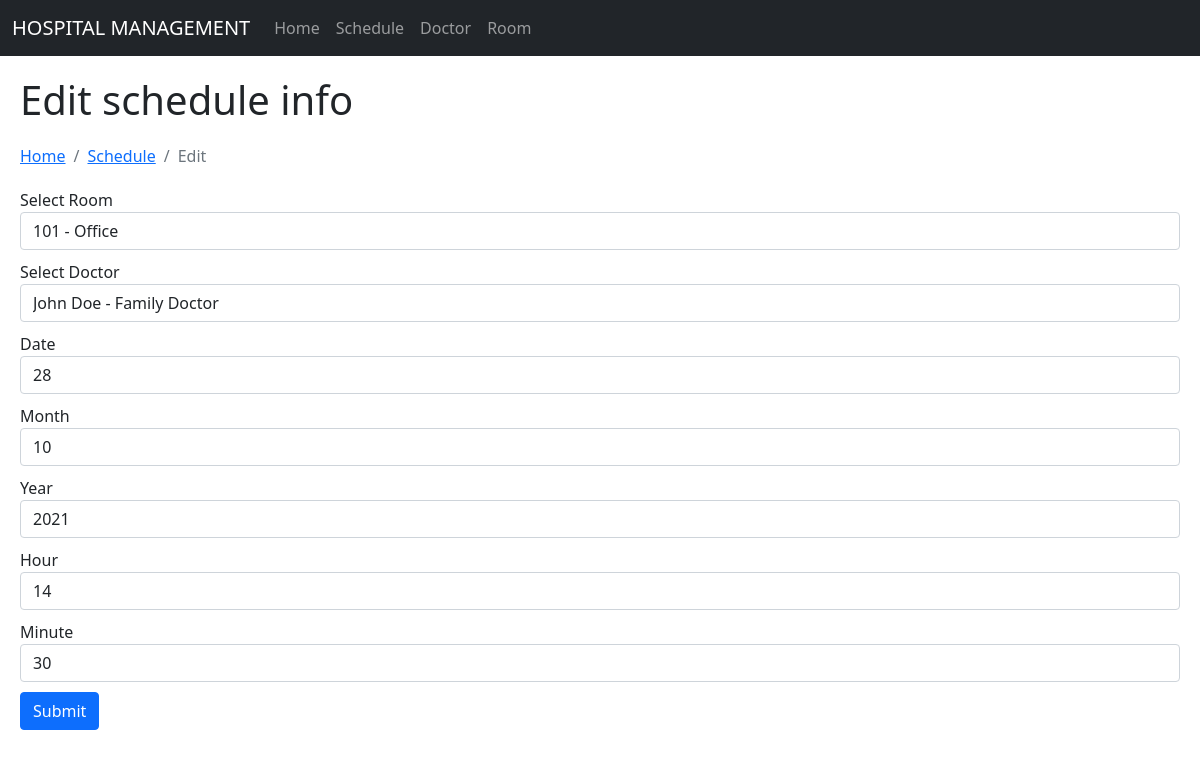
Page /main/edit-schedule.php?id=1 on the committed database.
### tables this page shows
CREATE TABLE schedule(
            id          INTEGER,
            id_room     INTEGER,
            id_doctor   INTEGER,
            date        INTEGER,
            month       INTEGER,
            year        INTEGER,
            hour        INTEGER,
            minute      INTEGER,
            PRIMARY KEY(id),
            FOREIGN KEY(id_room) REFERENCES room(id),
            FOREIGN KEY(id_doctor) REFERENCES doctors(id)
            );

CREATE TABLE room(
            id          INTEGER,
            room_no      INTEGER,
            room_floor       INTEGER,
            room_type        TEXT,
            PRIMARY KEY(id)
            );

CREATE TABLE doctors(
            id          INTEGER,
            first_name  TEXT NOT NULL,
            last_name   TEXT,
            field       TEXT,  
            email       TEXT NOT NULL UNIQUE,
            PRIMARY KEY(id)
            );

### main/edit-schedule.php (the view, shortened to what this page needs)
<?php
    include('static/config.php');
    $sched_id = intval($_GET['id']);
?>
<html lang="en">
<head>
    <link href="https://cdn.jsdelivr.net/npm/bootstrap@5.1.3/dist/css/bootstrap.min.css" rel="stylesheet">
    <link rel="stylesheet" href="../styles/styles.css">
</head>
<body>
    <div>
        <?php include('static/navbar.php'); ?>
    </div>
    <div class="title">
        <h1>Edit schedule info</h1>
    </div>
    <div class="app">
        <div class="list-title margin">
            <nav aria-label="breadcrumb">
                <ol class="breadcrumb">
                    <li class="breadcrumb-item"><a href="index.php">Home</a></li>
                    <li class="breadcrumb-item"><a href="schedule.php">Schedule</a></li>
                    <li class="breadcrumb-item active" aria-current="page">Edit</li>
                </ol>
            </nav>
        </div>
        <div class="div-body">
<?php
    $sql = mysqli_query($conn, "SELECT * FROM schedule
        JOIN doctors ON schedule.id_doctor = doctors.id
        JOIN room ON schedule.id_room = room.id WHERE schedule.id = '$sched_id';");
    while($data=mysqli_fetch_array($sql)){
?>
        <div>
            <form autocomplete="off" role="form" name="adddoc" method="post" onsubmit="return valid();">
                <div class="form-section">
                        <label for="id_room"> Select Room</label>
                            <select name="id_room" class="form-control" required="required">
                            <option value="<?php echo htmlentities($data['id_room']);?>">
                                <?php   echo htmlentities($data['room_no']);
                                        echo " - ";
                                        echo htmlentities($data['room_type']);?>
                            </option>
                            </select>
                    </div>
                    <div class="form-section">
                        <label for="id_doctor">Select Doctor</label>
                            <select name="id_doctor" class="form-control" required="required">
                            <option value="<?php echo htmlentities($data['id_doctor']);?>">
                                <?php   echo htmlentities($data['first_name']);
                                        echo htmlentities($data['last_name']);
                                        echo htmlentities($data['field']);?>
                            </option>
                            </select>
                    </div>
                <div class="form-section">
                    <label for="date">Date</label>
                    <input type="text" name="date" class="form-control"
                        value="<?php echo htmlentities($data['date']);?>" >
                </div>
                <div class="form-section">
                    <label for="month">Month</label>
                    <input type="text" name="month" class="form-control"
                        value="<?php echo htmlentities($data['month']);?>" >
                </div>
                <div class="form-section">
                    <label for="year">Year</label>
                    <input type="text" name="year" class="form-control"
                        value="<?php echo htmlentities($data['year']);?>" >
                </div>
                <div class="form-section">
                    <label for="hour">Hour</label>
                    <input type="text" name="hour" class="form-control"
                        value="<?php echo htmlentities($data['hour']);?>" >
                </div>
                <div class="form-section">
                    <label for="minute">Minute</label>
                    <input type="text" name="minute" class="form-control"
                        value="<?php echo htmlentities($data['minute']);?>" >
                </div>
                <button type="submit" name="submit" class="btn btn-primary">
                    Submit
                </button>
            </form>
        </div>
<?php }?>
        </div>
    </div>
</body>
</html>

### styles/styles.css (style rules this page uses)
.title { margin: 20px; }
.margin { margin: 20px; }
.form-section { margin-bottom: 10px; }
.div-body { margin: 20px; }

### rows in the picture
schedule: id_room "101 - Office", id_doctor "John Doe - Family Doctor", date "28", month "10", year "2021", hour "14", minute "30"
